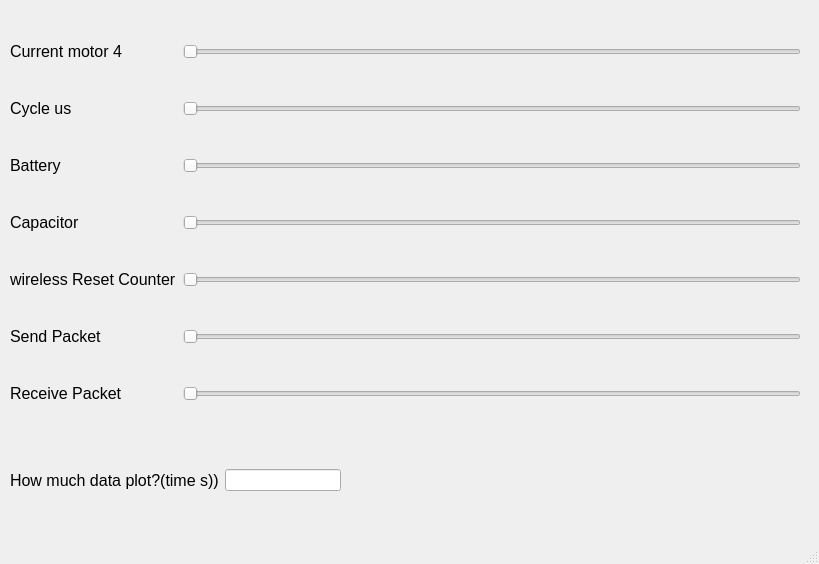
<?xml version="1.0" encoding="UTF-8"?>
<ui version="4.0">
 <class>Controller</class>
 <widget class="QMainWindow" name="Controller">
  <property name="geometry">
   <rect>
    <x>0</x>
    <y>0</y>
    <width>819</width>
    <height>564</height>
   </rect>
  </property>
  <property name="windowTitle">
   <string>MainWindow</string>
  </property>
  <widget class="QWidget" name="centralwidget">
   <widget class="QWidget" name="gridLayoutWidget">
    <property name="geometry">
     <rect>
      <x>10</x>
      <y>10</y>
      <width>791</width>
      <height>431</height>
     </rect>
    </property>
    <layout class="QGridLayout" name="gridLayout">
     <item row="4" column="2">
      <widget class="QSlider" name="CapacitorHorizontalSlider">
       <property name="orientation">
        <enum>Qt::Horizontal</enum>
       </property>
      </widget>
     </item>
     <item row="4" column="1">
      <widget class="QLabel" name="CapacitorLabel">
       <property name="font">
        <font>
         <pointsize>12</pointsize>
        </font>
       </property>
       <property name="text">
        <string>Capacitor</string>
       </property>
      </widget>
     </item>
     <item row="2" column="1">
      <widget class="QLabel" name="Cycle_usLabel">
       <property name="font">
        <font>
         <pointsize>12</pointsize>
        </font>
       </property>
       <property name="text">
        <string>Cycle us</string>
       </property>
      </widget>
     </item>
     <item row="1" column="1">
      <widget class="QLabel" name="CurrentMotorLabel">
       <property name="font">
        <font>
         <pointsize>12</pointsize>
        </font>
       </property>
       <property name="text">
        <string>Current motor 4</string>
       </property>
      </widget>
     </item>
     <item row="7" column="2">
      <widget class="QSlider" name="ReceivePacketHorizontalSlider">
       <property name="orientation">
        <enum>Qt::Horizontal</enum>
       </property>
      </widget>
     </item>
     <item row="3" column="2">
      <widget class="QSlider" name="BatteryHorizontalSlider">
       <property name="orientation">
        <enum>Qt::Horizontal</enum>
       </property>
      </widget>
     </item>
     <item row="7" column="1">
      <widget class="QLabel" name="ReceivePacketLabel">
       <property name="font">
        <font>
         <pointsize>12</pointsize>
        </font>
       </property>
       <property name="text">
        <string>Receive Packet</string>
       </property>
      </widget>
     </item>
     <item row="2" column="2">
      <widget class="QSlider" name="Cycle_usHorizontalSlider">
       <property name="orientation">
        <enum>Qt::Horizontal</enum>
       </property>
      </widget>
     </item>
     <item row="5" column="2">
      <widget class="QSlider" name="wirelessResetCounterHorizontalSlider">
       <property name="orientation">
        <enum>Qt::Horizontal</enum>
       </property>
      </widget>
     </item>
     <item row="6" column="1">
      <widget class="QLabel" name="SendPacketLabel">
       <property name="font">
        <font>
         <pointsize>12</pointsize>
        </font>
       </property>
       <property name="text">
        <string>Send Packet</string>
       </property>
      </widget>
     </item>
     <item row="6" column="2">
      <widget class="QSlider" name="SendPacketHorizontalSlider">
       <property name="orientation">
        <enum>Qt::Horizontal</enum>
       </property>
      </widget>
     </item>
     <item row="3" column="1">
      <widget class="QLabel" name="BatteryLabel">
       <property name="font">
        <font>
         <pointsize>12</pointsize>
        </font>
       </property>
       <property name="text">
        <string>Battery</string>
       </property>
      </widget>
     </item>
     <item row="5" column="1">
      <widget class="QLabel" name="wirelessResetCounterLabel">
       <property name="font">
        <font>
         <pointsize>12</pointsize>
        </font>
       </property>
       <property name="text">
        <string>wireless Reset Counter</string>
       </property>
      </widget>
     </item>
     <item row="1" column="2">
      <widget class="QSlider" name="CurrentMotorHorizontalSlider">
       <property name="orientation">
        <enum>Qt::Horizontal</enum>
       </property>
      </widget>
     </item>
    </layout>
   </widget>
   <widget class="QWidget" name="gridLayoutWidget_2">
    <property name="geometry">
     <rect>
      <x>10</x>
      <y>450</y>
      <width>331</width>
      <height>61</height>
     </rect>
    </property>
    <layout class="QGridLayout" name="gridLayout_2">
     <item row="0" column="0">
      <widget class="QLabel" name="timeLabel">
       <property name="font">
        <font>
         <pointsize>12</pointsize>
        </font>
       </property>
       <property name="text">
        <string>How much data plot?(time s))</string>
       </property>
      </widget>
     </item>
     <item row="0" column="1">
      <widget class="QLineEdit" name="timeLineEdit"/>
     </item>
    </layout>
   </widget>
  </widget>
  <widget class="QMenuBar" name="menubar">
   <property name="geometry">
    <rect>
     <x>0</x>
     <y>0</y>
     <width>819</width>
     <height>19</height>
    </rect>
   </property>
  </widget>
  <widget class="QStatusBar" name="statusbar"/>
 </widget>
 <resources/>
 <connections/>
</ui>
